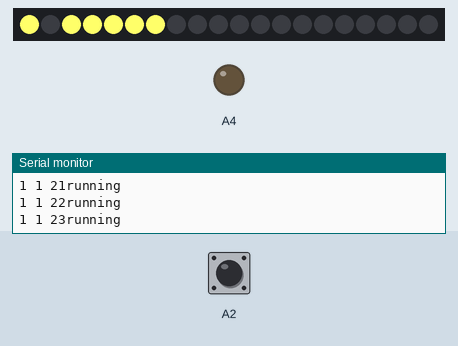
Recording of a sketch running on a simulated Arduino Uno, built with avr-gcc and run on an emulated ATmega328P. Shown: 20 RGB LEDs in strip order, left to right, output pins drawn as LEDs (lit = HIGH), the last lines printed to the serial monitor. Inputs (shaded band) come from the test bench; at power-on: A2 HIGH. Random numbers use the default seed unless the sketch sets one.

Above: at 1.2 s.
1.3 s: A2 pulled LOW for 3.2 s
At 3.2 s:
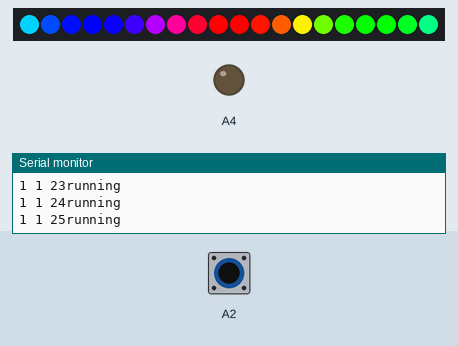
5.1 s: A2 pulled LOW for 0.15 s
At 5.7 s:
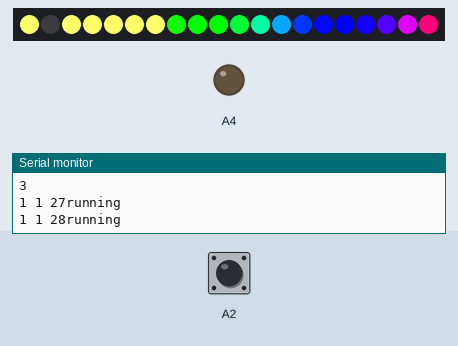
5.8 s: A2 pulled LOW for 1 s
7.4 s: A2 pulled LOW for 0.15 s
8.1 s: A2 pulled LOW for 0.15 s
At 10.6 s:
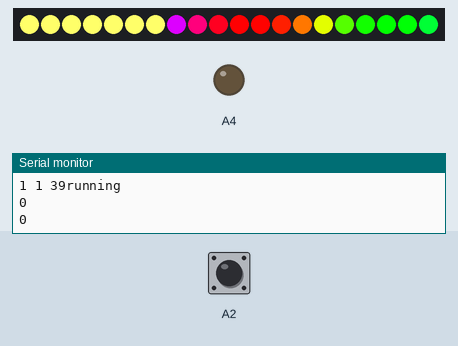
11.2 s: A2 pulled LOW for 3.2 s
At 13.1 s:
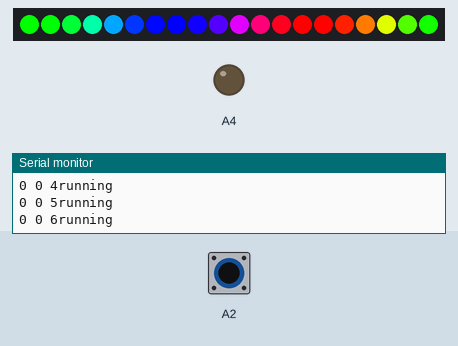

The sketch:

led_cea.ino
```cpp
// A basic everyday NeoPixel strip test program.

// NEOPIXEL BEST PRACTICES for most reliable operation:
// - Add 1000 uF CAPACITOR between NeoPixel strip's + and - connections.
// - MINIMIZE WIRING LENGTH between microcontroller board and first pixel.
// - NeoPixel strip's DATA-IN should pass through a 300-500 OHM RESISTOR.
// - AVOID connecting NeoPixels on a LIVE CIRCUIT. If you must, ALWAYS
//   connect GROUND (-) first, then +, then data.
// - When using a 3.3V microcontroller with a 5V-powered NeoPixel strip,
//   a LOGIC-LEVEL CONVERTER on the data line is STRONGLY RECOMMENDED.
// (Skipping these may work OK on your workbench but can fail in the field)

#include <Adafruit_NeoPixel.h>
#ifdef __AVR__
#include <avr/power.h> // Required for 16 MHz Adafruit Trinket
#endif

// Which pin on the Arduino is connected to the NeoPixels?
// On a Trinket or Gemma we suggest changing this to 1:
#define LED_PIN 5

// How many NeoPixels are attached to the Arduino?
#define LED_COUNT 20
#define LOT_LEDS 7
#define LOOP_MILLIS 50 // 20hz

// Declare our NeoPixel strip object:
Adafruit_NeoPixel strip(LED_COUNT, LED_PIN, NEO_GRB + NEO_KHZ800);


void setup()
{
  Serial.begin(115200);
  pinMode(A4, OUTPUT);
  digitalWrite(A4, LOW);
  pinMode(A2, INPUT_PULLUP);

  strip.begin();            // INITIALIZE NeoPixel strip object (REQUIRED)
  strip.show();             // Turn OFF all pixels ASAP
  strip.setBrightness(255); // Set BRIGHTNESS to max
}

// loop() function -- runs repeatedly as long as board is on ---------------
enum
{
  basic_flicker,
  steady_t,
  steady_breathe_t,
  rainbow_party_t,
  mode_invalid
} mode;
int *modee = (int *)&mode;

long time = INT32_MAX;
uint32_t count;

void loop()
{
  if (!digitalRead(A2))
  {
    *modee = (*modee + 1) % mode_invalid;
    delay(500); // have 100 mills after mode switch to pick up
  }
  if ((millis() - time) > LOOP_MILLIS)
  {
    time = millis();
    count = time / LOOP_MILLIS;

    switch (mode)
    {
    case basic_flicker:
      flicker_set();
      break;
    case steady_t:
      steady();
      break;
    case steady_breathe_t:
      steady_breathe();
      break;
    case rainbow_party_t:
      rainbow_party();
      break;
    };

    if (!(count % 20))
      Serial.println(*modee);
  }
}

int f = 1;
int f_count = 0;
void flicker_set()
{
  for (int i = 0; i < LOT_LEDS; i++)
  {
    uint32_t color = strip.ColorHSV(10923, 150, 255);
    float r = (float)rand() / (float)RAND_MAX;
    if (r < 0.01)
    {
      color = strip.ColorHSV(10923, 150, 60);
    }

    if (f_count >= 40)
    {
      if (r > 0.99)
      {
        f = i;
        f_count = 0;
      }
    }
    else
    {

      if (f == i)
      {
        Serial.print(i);
        Serial.print(" ");
        Serial.print(f);
        Serial.print(" ");
        Serial.print(f_count);
        Serial.println("running");
        color = 0;
        f_count++;
      }
    }
    strip.setPixelColor(i, color);
    strip.show();
  }
}

void steady()
{
  for (int i = 0; i < LOT_LEDS; i++)
  {
    strip.setPixelColor(i, strip.ColorHSV(10923, 150, 255));
    strip.show();
  }
}
void steady_breathe()
{
  for (int i = 0; i < LOT_LEDS; i++)
  {
    strip.setPixelColor(i, strip.ColorHSV(10923, 150, 255.0 * 0.5 * (sin(count * 3. / 100.) + 1.)));
    strip.show();
  }
}

void rainbow_party()
{
  strip.rainbow((600 * count % 65536));
  strip.show();
}
```

Measured:
- what the display in image 1 shows lasts 0.5 s, from 2.8 s to 3.3 s
